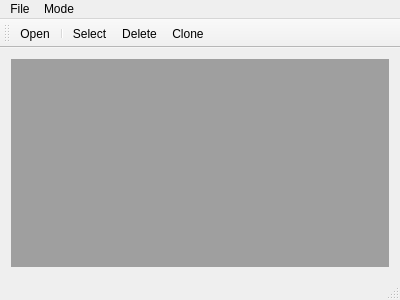
<?xml version="1.0" encoding="UTF-8"?>
<ui version="4.0">
 <class>MainWindow</class>
 <widget class="QMainWindow" name="MainWindow">
  <property name="geometry">
   <rect>
    <x>0</x>
    <y>0</y>
    <width>400</width>
    <height>300</height>
   </rect>
  </property>
  <property name="windowTitle">
   <string>MainWindow</string>
  </property>
  <widget class="QWidget" name="centralWidget">
   <layout class="QVBoxLayout" name="verticalLayout">
    <item>
     <widget class="QMdiArea" name="mdiArea"/>
    </item>
   </layout>
  </widget>
  <widget class="QMenuBar" name="menuBar">
   <property name="geometry">
    <rect>
     <x>0</x>
     <y>0</y>
     <width>400</width>
     <height>19</height>
    </rect>
   </property>
   <widget class="QMenu" name="menuFile">
    <property name="title">
     <string>File</string>
    </property>
    <addaction name="actionOpen"/>
   </widget>
   <widget class="QMenu" name="menuMode">
    <property name="title">
     <string>Mode</string>
    </property>
    <addaction name="actionSelect"/>
    <addaction name="actionClone"/>
    <addaction name="actionDelete"/>
   </widget>
   <addaction name="menuFile"/>
   <addaction name="menuMode"/>
  </widget>
  <widget class="QToolBar" name="mainToolBar">
   <attribute name="toolBarArea">
    <enum>TopToolBarArea</enum>
   </attribute>
   <attribute name="toolBarBreak">
    <bool>false</bool>
   </attribute>
   <addaction name="actionOpen"/>
   <addaction name="separator"/>
   <addaction name="actionSelect"/>
   <addaction name="actionDelete"/>
   <addaction name="actionClone"/>
  </widget>
  <widget class="QStatusBar" name="statusBar"/>
  <action name="actionOpen">
   <property name="text">
    <string>Open</string>
   </property>
  </action>
  <action name="actionSelect">
   <property name="text">
    <string>Select</string>
   </property>
  </action>
  <action name="actionClone">
   <property name="text">
    <string>Clone</string>
   </property>
  </action>
  <action name="actionDelete">
   <property name="text">
    <string>Delete</string>
   </property>
  </action>
 </widget>
 <layoutdefault spacing="6" margin="11"/>
 <resources/>
 <connections/>
</ui>
